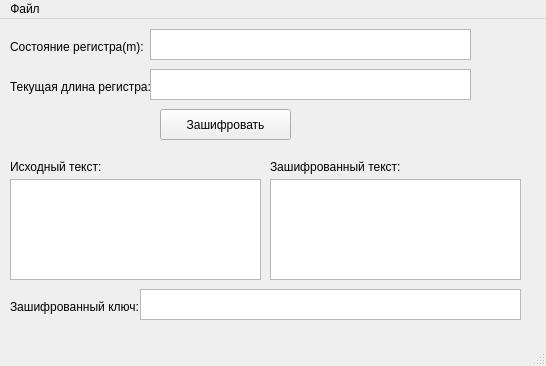
<?xml version="1.0" encoding="UTF-8"?>
<ui version="4.0">
 <class>MainWindow</class>
 <widget class="QMainWindow" name="MainWindow">
  <property name="geometry">
   <rect>
    <x>0</x>
    <y>0</y>
    <width>546</width>
    <height>366</height>
   </rect>
  </property>
  <property name="windowTitle">
   <string>MainWindow</string>
  </property>
  <widget class="QWidget" name="centralwidget">
   <widget class="QLabel" name="label">
    <property name="geometry">
     <rect>
      <x>10</x>
      <y>20</y>
      <width>141</width>
      <height>16</height>
     </rect>
    </property>
    <property name="text">
     <string>Состояние регистра(m):</string>
    </property>
   </widget>
   <widget class="QTextEdit" name="registerStateEdit">
    <property name="geometry">
     <rect>
      <x>150</x>
      <y>10</y>
      <width>321</width>
      <height>31</height>
     </rect>
    </property>
   </widget>
   <widget class="QLabel" name="label_2">
    <property name="geometry">
     <rect>
      <x>10</x>
      <y>60</y>
      <width>141</width>
      <height>16</height>
     </rect>
    </property>
    <property name="text">
     <string>Текущая длина регистра:</string>
    </property>
   </widget>
   <widget class="QTextEdit" name="LengthRegister">
    <property name="geometry">
     <rect>
      <x>150</x>
      <y>50</y>
      <width>321</width>
      <height>31</height>
     </rect>
    </property>
   </widget>
   <widget class="QPushButton" name="decipherButton">
    <property name="geometry">
     <rect>
      <x>160</x>
      <y>90</y>
      <width>131</width>
      <height>31</height>
     </rect>
    </property>
    <property name="text">
     <string>Зашифровать</string>
    </property>
   </widget>
   <widget class="QLabel" name="label_3">
    <property name="geometry">
     <rect>
      <x>10</x>
      <y>140</y>
      <width>141</width>
      <height>16</height>
     </rect>
    </property>
    <property name="text">
     <string>Исходный текст:</string>
    </property>
   </widget>
   <widget class="QLabel" name="label_4">
    <property name="geometry">
     <rect>
      <x>270</x>
      <y>140</y>
      <width>141</width>
      <height>16</height>
     </rect>
    </property>
    <property name="text">
     <string>Зашифрованный текст:</string>
    </property>
   </widget>
   <widget class="QTextEdit" name="plainTextEdit">
    <property name="geometry">
     <rect>
      <x>10</x>
      <y>160</y>
      <width>251</width>
      <height>101</height>
     </rect>
    </property>
   </widget>
   <widget class="QTextEdit" name="decipheredTextEdit">
    <property name="geometry">
     <rect>
      <x>270</x>
      <y>160</y>
      <width>251</width>
      <height>101</height>
     </rect>
    </property>
   </widget>
   <widget class="QLabel" name="label_5">
    <property name="geometry">
     <rect>
      <x>10</x>
      <y>280</y>
      <width>141</width>
      <height>16</height>
     </rect>
    </property>
    <property name="text">
     <string>Зашифрованный ключ:</string>
    </property>
   </widget>
   <widget class="QTextEdit" name="decipheredKeyEdit">
    <property name="geometry">
     <rect>
      <x>140</x>
      <y>270</y>
      <width>381</width>
      <height>31</height>
     </rect>
    </property>
   </widget>
  </widget>
  <widget class="QMenuBar" name="menubar">
   <property name="geometry">
    <rect>
     <x>0</x>
     <y>0</y>
     <width>546</width>
     <height>22</height>
    </rect>
   </property>
   <widget class="QMenu" name="menu">
    <property name="title">
     <string>Файл</string>
    </property>
    <addaction name="openAction"/>
    <addaction name="saveAction"/>
   </widget>
   <addaction name="menu"/>
  </widget>
  <widget class="QStatusBar" name="statusbar"/>
  <action name="openAction">
   <property name="text">
    <string>Открыть</string>
   </property>
  </action>
  <action name="saveAction">
   <property name="text">
    <string>Сохранить</string>
   </property>
  </action>
 </widget>
 <resources/>
 <connections/>
</ui>
